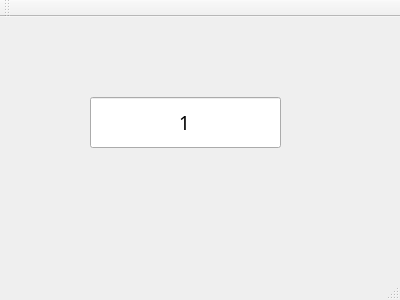
<?xml version="1.0" encoding="UTF-8"?>
<ui version="4.0">
 <class>MainWindow</class>
 <widget class="QMainWindow" name="MainWindow">
  <property name="geometry">
   <rect>
    <x>0</x>
    <y>0</y>
    <width>400</width>
    <height>300</height>
   </rect>
  </property>
  <property name="windowTitle">
   <string>MainWindow</string>
  </property>
  <widget class="QWidget" name="centralWidget">
   <widget class="QLineEdit" name="lineEdit">
    <property name="geometry">
     <rect>
      <x>90</x>
      <y>80</y>
      <width>191</width>
      <height>51</height>
     </rect>
    </property>
    <property name="font">
     <font>
      <family>等线</family>
      <pointsize>14</pointsize>
     </font>
    </property>
    <property name="text">
     <string>1</string>
    </property>
    <property name="alignment">
     <set>Qt::AlignCenter</set>
    </property>
   </widget>
  </widget>
  <widget class="QMenuBar" name="menuBar">
   <property name="geometry">
    <rect>
     <x>0</x>
     <y>0</y>
     <width>400</width>
     <height>23</height>
    </rect>
   </property>
  </widget>
  <widget class="QToolBar" name="mainToolBar">
   <attribute name="toolBarArea">
    <enum>TopToolBarArea</enum>
   </attribute>
   <attribute name="toolBarBreak">
    <bool>false</bool>
   </attribute>
  </widget>
  <widget class="QStatusBar" name="statusBar"/>
 </widget>
 <layoutdefault spacing="6" margin="11"/>
 <resources/>
 <connections/>
</ui>
